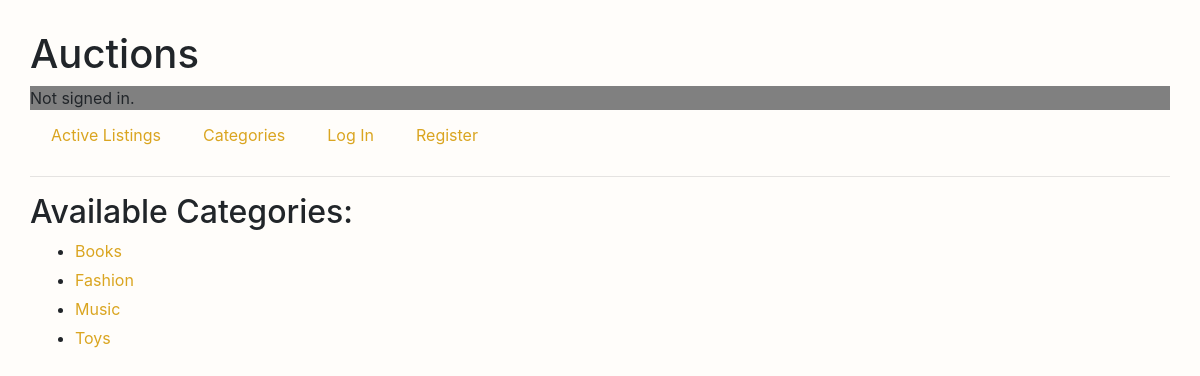
The page /categories on the database its author committed.
### auctions/models.py (models this page shows, shortened)
class Listing(models.Model):
    creator = models.ForeignKey(User, blank=False, on_delete=models.CASCADE, related_name="user_listings")
    winning_user = models.ForeignKey(User, blank=False, on_delete=models.CASCADE, related_name="user_winning_listings")
    starting_bid = models.PositiveIntegerField(blank=False)
    current_price = models.PositiveIntegerField(blank=False)
    title = models.CharField(max_length=64, blank=False)
    description = models.CharField(max_length=500)
    image = models.URLField()
    category = models.CharField(max_length=50)
    on_watchlist = models.ManyToManyField(User, blank=True, related_name="user_watchlist")
    active = models.BooleanField()

### auctions/views.py (the view)
# urls.py: path("categories", views.categories, name="categories"),
def categories(request):
    available_categories = []
    listings = Listing.objects.all()
    for listing in listings:
        category = listing.category
        if category not in available_categories and listing.active:
            available_categories.append(category.capitalize())
    return render(request, "auctions/categories.html", {
        "categories": available_categories,
    })

### auctions/templates/auctions/categories.html
{% extends "auctions/layout.html" %}
{% block body %}
<h2>Available Categories:</h2>
<ul>
    {% for category in categories %}
    <li><a href="{% url 'category_listings' category %}">{{category}}</a></li>
    {% endfor %}
</ul>
{% endblock %}

### auctions/static/auctions/styles.css (style rules this page uses)
body { padding: 10px; margin: 20px; background-color: #fffdfa; }
ul { text-decoration: none; }
li { text-decoration: none; margin: 5px; }
a { color: goldenrod; }

### rows shown on the page
Listing: category "Books"
Listing: category "Fashion"
Listing: category "Toys"

### other values the page prints
{{ category }} "Music"
